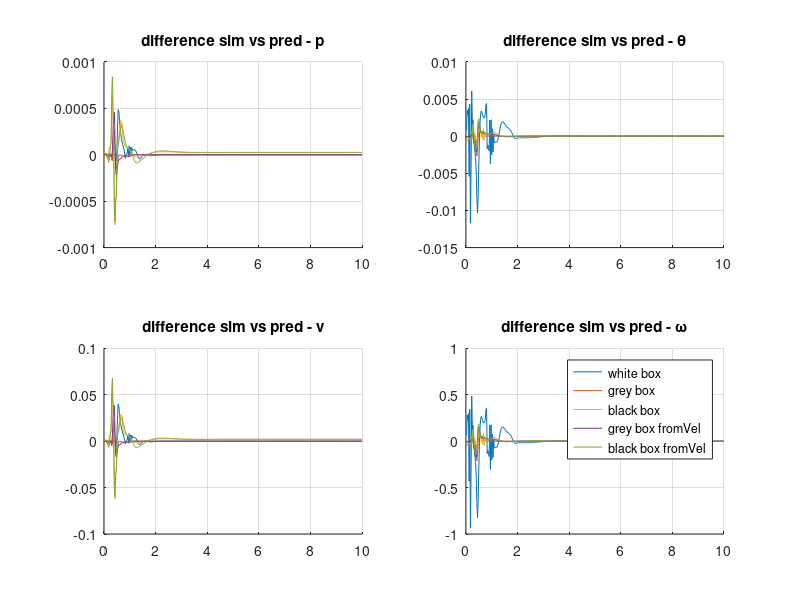

Here is the MATLAB script that generated this plot:
close all

%%

load sim_white_box_nom

figure(2);
subplot(221)
hold on
grid on
plot(time(2:end),state_sim(2:end,1)-one_step_pred(:,1));
title('difference sim vs pred - p');
subplot(222)
hold on
grid on
plot(time(2:end),state_sim(2:end,2)-one_step_pred(:,2));
title('difference sim vs pred - \theta');
subplot(223)
hold on
grid on
plot(time(2:end),state_sim(2:end,3)-one_step_pred(:,3));
title('difference sim vs pred - v');
subplot(224)
hold on
grid on
plot(time(2:end),state_sim(2:end,4)-one_step_pred(:,4));
title('difference sim vs pred - \omega');

%%

load sim_cont_grey_box

figure(2);
subplot(221)
hold on
grid on
plot(time(2:end),state_sim(2:end,1)-one_step_pred(:,1));
title('difference sim vs pred - p');
subplot(222)
hold on
grid on
plot(time(2:end),state_sim(2:end,2)-one_step_pred(:,2));
title('difference sim vs pred - \theta');
subplot(223)
hold on
grid on
plot(time(2:end),state_sim(2:end,3)-one_step_pred(:,3));
title('difference sim vs pred - v');
subplot(224)
hold on
grid on
plot(time(2:end),state_sim(2:end,4)-one_step_pred(:,4));
title('difference sim vs pred - \omega');

%%

load sim_cont_black_box

figure(2);
subplot(221)
hold on
grid on
plot(time(2:end),state_sim(2:end,1)-one_step_pred(:,1));
title('difference sim vs pred - p');
subplot(222)
hold on
grid on
plot(time(2:end),state_sim(2:end,2)-one_step_pred(:,2));
title('difference sim vs pred - \theta');
subplot(223)
hold on
grid on
plot(time(2:end),state_sim(2:end,3)-one_step_pred(:,3));
title('difference sim vs pred - v');
subplot(224)
hold on
grid on
plot(time(2:end),state_sim(2:end,4)-one_step_pred(:,4));
title('difference sim vs pred - \omega');

%%

load sim_cont_grey_box_fromVel

figure(2);
subplot(221)
hold on
grid on
plot(time(2:end),state_sim(2:end,1)-one_step_pred(:,1));
title('difference sim vs pred - p');
subplot(222)
hold on
grid on
plot(time(2:end),state_sim(2:end,2)-one_step_pred(:,2));
title('difference sim vs pred - \theta');
subplot(223)
hold on
grid on
plot(time(2:end),state_sim(2:end,3)-one_step_pred(:,3));
title('difference sim vs pred - v');
subplot(224)
hold on
grid on
plot(time(2:end),state_sim(2:end,4)-one_step_pred(:,4));
title('difference sim vs pred - \omega');

%%

load sim_cont_black_box_fromVel

figure(2);
subplot(221)
hold on
grid on
plot(time(2:end),state_sim(2:end,1)-one_step_pred(:,1));
title('difference sim vs pred - p');
subplot(222)
hold on
grid on
plot(time(2:end),state_sim(2:end,2)-one_step_pred(:,2));
title('difference sim vs pred - \theta');
subplot(223)
hold on
grid on
plot(time(2:end),state_sim(2:end,3)-one_step_pred(:,3));
title('difference sim vs pred - v');
subplot(224)
hold on
grid on
plot(time(2:end),state_sim(2:end,4)-one_step_pred(:,4));
title('difference sim vs pred - \omega');

%%

legend('white box','grey box', 'black box','grey box fromVel','black box fromVel')